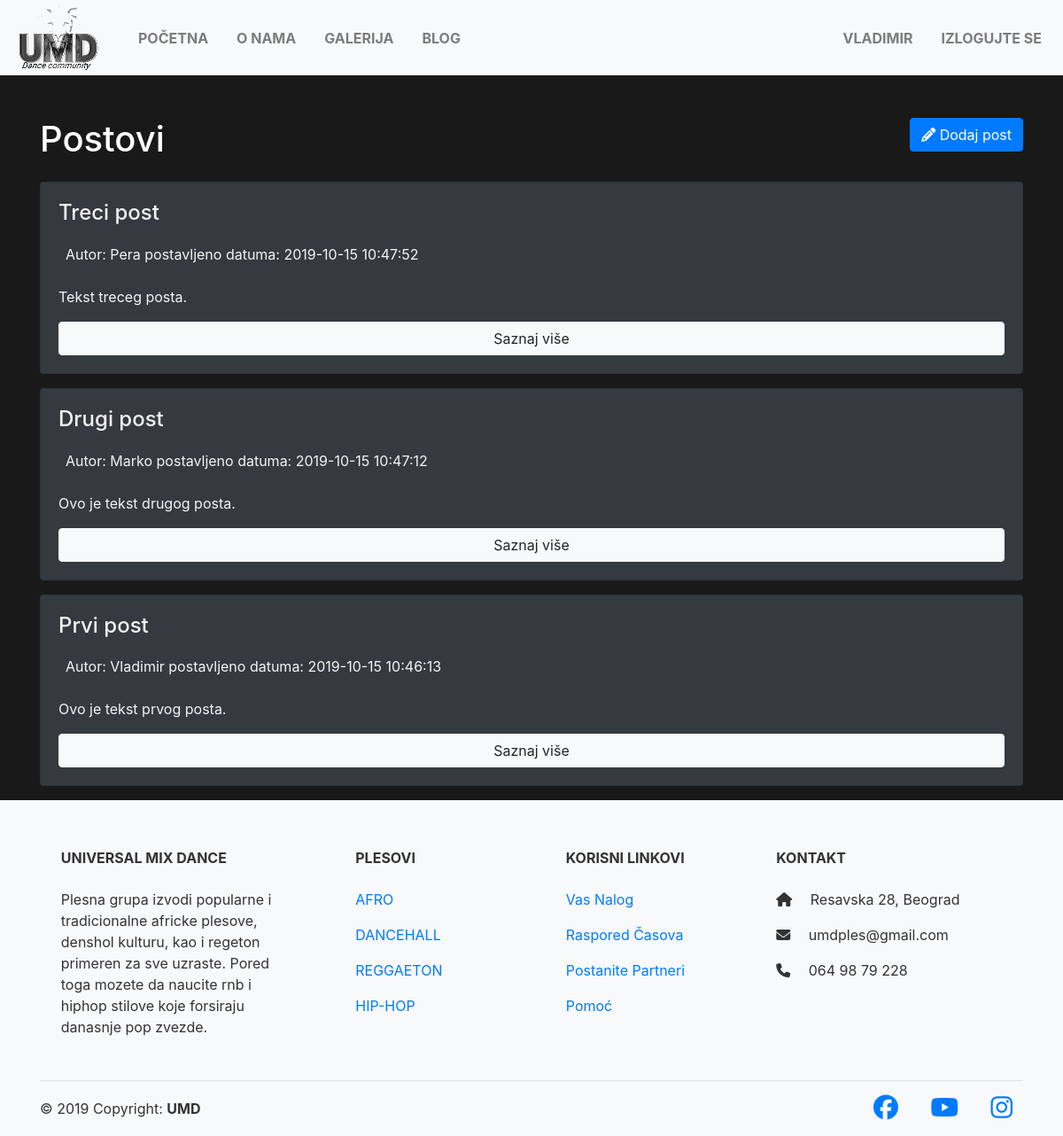
Page /posts/ (signed in) on the committed database.
### tables this page shows
CREATE TABLE `posts` (
  `id` int(11) NOT NULL,
  `user_id` int(11) NOT NULL,
  `title` varchar(255) NOT NULL,
  `body` text NOT NULL,
  `created_at` datetime NOT NULL DEFAULT current_timestamp()
);

CREATE TABLE `users` (
  `id` int(11) NOT NULL,
  `name` varchar(255) NOT NULL,
  `email` varchar(255) NOT NULL,
  `password` varchar(255) NOT NULL,
  `created_at` datetime NOT NULL DEFAULT current_timestamp()
);

### app/controllers/Posts.php (called while the page is built, shortened)
<?php
  class Posts extends Controller {
    public function __construct(){
      $this->postModel = $this->model('Post');
    }
    public function index(){
      $posts = $this->postModel->getPosts();
      $data = [
        'posts' => $posts
      ];
      $this->view('posts/index', $data);
    }
  }

### app/libraries/Core.php (called while the page is built, shortened)
<?php
  class Core {
    protected $currentMethod = 'index';
    public function __construct(){
      $url = $this->getUrl();
      if(file_exists('../app/controllers/' . ucwords($url[0]). '.php')){
        unset($url[0]);
      }
      $this->currentController = new $this->currentController;
      $this->params = $url ? array_values($url) : [];
      call_user_func_array([$this->currentController, $this->currentMethod], $this->params);
    }
    public function getUrl(){
      if(isset($_GET['url'])){
        $url = rtrim($_GET['url'], '/');
        $url = filter_var($url, FILTER_SANITIZE_URL);
        $url = explode('/', $url);
        return $url;
      }
    }
  }

### public/index.php (called while the page is built, shortened)
<?php
    $init = new Core;

### app/libraries/Database.php (called while the page is built, shortened)
<?php
  class Database {
    private $host = DB_HOST;
    private $user = DB_USER;
    private $pass = DB_PASS;
    private $dbname = DB_NAME;
    private $dbh;
    private $stmt;
    public function __construct(){
      $dsn = 'mysql:host=' . $this->host . ';dbname=' . $this->dbname;
      $options = array(
        PDO::ATTR_PERSISTENT => true,
        PDO::ATTR_ERRMODE => PDO::ERRMODE_EXCEPTION
      );
      try{
        $this->dbh = new PDO($dsn, $this->user, $this->pass, $options);
      } catch(PDOException $e){
        $this->error = $e->getMessage();
        echo $this->error;
      }
    }
    public function query($sql){
      $this->stmt = $this->dbh->prepare($sql);
    }
    public function execute(){
      return $this->stmt->execute();
    }
    public function resultSet(){
      $this->execute();
      return $this->stmt->fetchAll(PDO::FETCH_OBJ);
    }
  }

### app/models/Post.php (called while the page is built, shortened)
<?php
  class Post {
    private $db;
    public function __construct(){
      $this->db = new Database;
    }
    public function getPosts(){
      $this->db->query('SELECT *,
                        posts.id as postId,
                        users.id as userId,
                        posts.created_at as postCreated,
                        users.created_at as userCreated
                        FROM posts
                        INNER JOIN users
                        ON posts.user_id = users.id
                        ORDER BY posts.created_at DESC
                        ');
      $results = $this->db->resultSet();
      return $results;
    }
  }

### app/views/posts/index.php (the view, shortened to what this page needs)
<?php require APPROOT . '/views/inc/header.php'; ?>
  <div class="container mt-5">
    <div class="row mb-3 mt-5">
      <div class="col-6">
        <h1>Postovi</h1>
      </div>
      <div class="col-6">
        <a href="<?php echo URLROOT; ?>/posts/add" class="btn btn-primary float-right">
          <i class="fa fa-pencil"></i> Dodaj post
        </a>
      </div>
    </div>
    <?php foreach($data['posts'] as $post) : ?>
      <div class="card card-body mb-3 bg-dark">
        <h4 class="card-title"><?php echo $post->title; ?></h4>
        <div class="p-2 mb-3">
          Autor: <?php echo $post->name; ?> postavljeno datuma: <?php echo $post->postCreated; ?>
        </div>
        <p class="card-text"><?php echo $post->body; ?></p>
        <a href="<?php echo URLROOT; ?>/posts/show/<?php echo $post->postId; ?>" class="btn btn-light">Saznaj više</a>
      </div>
    <?php endforeach; ?>
  </div>
<?php require APPROOT . '/views/inc/footer.php'; ?>

### app/libraries/Controller.php (shortened to what this page needs)
<?php
  class Controller {
    public function view($view, $data = []){
      if(file_exists('../app/views/' . $view . '.php')){
        require_once '../app/views/' . $view . '.php';
      } else {
        die('View ne postoji');
      }
    }
  }

### app/views/inc/header.php (shortened to what this page needs)
<!DOCTYPE html>
<html lang="en">
<head>
  <link rel="stylesheet" href="https://stackpath.bootstrapcdn.com/bootstrap/4.3.1/css/bootstrap.min.css">
  <link rel="stylesheet" href="<?php echo URLROOT; ?>/css/style.css">
  <link href="<?php echo URLROOT; ?>/css/lightbox.min.css" rel="stylesheet" />
</head>
<body>
  <?php require APPROOT . '/views/inc/navbar.php'; ?>

### app/views/inc/navbar.php (shortened to what this page needs)
<nav class="navbar navbar-expand-md navbar-light bg-light p-0 pl-3 text-uppercase font-weight-bold">
  <a class="navbar-brand" href="<?php echo URLROOT; ?>/pages/">
    <img src="../public/img/dance.jpg" alt="logo">
  </a>
  <div class="collapse navbar-collapse" id="navbarSupportedContent">
    <ul class="navbar-nav ">
      <li class="nav-item ml-3">
        <a class="nav-link" href="<?php echo URLROOT; ?>/pages/">Početna <span class="sr-only">(current)</span></a>
      </li>
      <li class="nav-item ml-3">
        <a class="nav-link" href="<?php echo URLROOT; ?>/pages/about">O nama</a>
      </li>
      <li class="nav-item ml-3">
        <a class="nav-link" href="<?php echo URLROOT; ?>/pages/gallery">Galerija</a>
      </li>
     <?php if(isset($_SESSION['user_id'])) : ?>
      <li class="nav-item ml-3">
        <a class="nav-link" href="<?php echo URLROOT; ?>/posts/">Blog</a>
      </li>
      <?php else : ?>
      <li class="nav-item ml-3">
        <a class="nav-link" href="<?php echo URLROOT; ?>/users/register">Blog</a>
      </li>
      <?php endif; ?>
    </ul>
    <ul class="navbar-nav ml-auto">
      <?php if(isset($_SESSION['user_id'])) : ?>
      <li class="nav-item mr-3">
        <a class="nav-link" href="#"><?php echo $_SESSION['user_name']; ?></a>
      </li>
      <li class="nav-item mr-3">
        <a class="nav-link" href="<?php echo URLROOT; ?>/users/logout">Izlogujte se</a>
      </li>
      <?php endif; ?>
    </ul>
  </div>
</nav>

### app/views/inc/footer.php (shortened to what this page needs)
<footer class="page-footer font-small mdb-color pt-4 bg-light">
  <div class="container text-center text-md-left">
    <div class="row text-center text-md-left mt-3 pb-3">
      <div class="col-md-3 col-lg-3 col-xl-3 mx-auto mt-3">
        <h6 class="text-uppercase mb-4 font-weight-bold">UNIVERSAL MIX DANCE</h6>
        <p>Plesna grupa izvodi popularne i tradicionalne africke plesove, denshol kulturu, kao i regeton primeren za sve uzraste. Pored toga mozete da naucite rnb i hiphop stilove koje forsiraju danasnje pop zvezde.</p>
      </div>
      <div class="col-md-2 col-lg-2 col-xl-2 mx-auto mt-3">
        <h6 class="text-uppercase mb-4 font-weight-bold">Plesovi</h6>
        <p>
          <a href="#!">AFRO</a>
        </p>
        <p>
          <a href="#!">DANCEHALL</a>
        </p>
        <p>
          <a href="#!">REGGAETON</a>
        </p>
        <p>
          <a href="#!">HIP-HOP</a>
        </p>
      </div>
      <div class="col-md-3 col-lg-2 col-xl-2 mx-auto mt-3">
        <h6 class="text-uppercase mb-4 font-weight-bold">KORISNI LINKOVI</h6>
        <p>
          <a href="#!">Vas Nalog</a>
        </p>
        <p>
          <a href="#!">Raspored Časova</a>
        </p>
        <p>
          <a href="#!">Postanite Partneri</a>
        </p>
        <p>
          <a href="#!">Pomoć</a>
        </p>
      </div>
      <div class="col-md-4 col-lg-3 col-xl-3 mx-auto mt-3">
        <h6 class="text-uppercase mb-4 font-weight-bold">Kontakt</h6>
        <p>
          <i class="fas fa-home mr-3"></i> Resavska 28, Beograd</p>
        <p>
          <i class="fas fa-envelope mr-3"></i> umdples@gmail.com</p>
        <p>
          <i class="fas fa-phone mr-3"></i> 064 98 79 228</p>
      </div>
    </div>
    <hr>
    <div class="row d-flex align-items-center">
      <div class="col-md-7 col-lg-8">
        <p class="text-center text-md-left">© 2019 Copyright:
            <strong>UMD</strong>
        </p>
      </div>
      <div class="col-md-5 col-lg-4 ml-lg-0">
        <div class="text-center text-md-right">
          <ul class="list-unstyled list-inline">
            <li class="list-inline-item">
              <a class="btn-floating btn-sm rgba-white-slight mx-1" href="https://www.facebook.com/pg/umdworld/about/" target="_blank">
                <i class="fab fa-facebook fa-2x"></i>
              </a>
            </li>
            <li class="list-inline-item">
              <a class="btn-floating btn-sm rgba-white-slight mx-1" href="https://www.youtube.com/channel/UCAqnKcFBHCrg66uPjRf5nIw" target="_blank">
                <i class="fab fa-youtube fa-2x"></i>
              </a>
            </li>
            <li class="list-inline-item">
              <a class="btn-floating btn-sm rgba-white-slight mx-1" href="https://www.instagram.com/umdworld/" target="_blank">
                <i class="fab fa-instagram fa-2x"></i>
              </a>
            </li>
          </ul>
        </div>
      </div>
    </div>
  </div>
</footer>
</body>
</html>

### public/css/style.css (style rules this page uses)
body { background: rgba(0, 0, 0, 0.9); margin: 0; color: #fff; }
.bg-light { background: #f4f4f4; color: #333; }
.bg-dark { background: #333; color: #f4f4f4; }

### rows in the picture
posts: title "Treci post", user.name "Pera", created_at "2019-10-15 10:47:52", body "Tekst treceg posta."
posts: title "Drugi post", user.name "Marko", created_at "2019-10-15 10:47:12", body "Ovo je tekst drugog posta."
posts: title "Prvi post", user.name "Vladimir", created_at "2019-10-15 10:46:13", body "Ovo je tekst prvog posta."

### other values in the picture
$_SESSION['user_name'] "VLADIMIR"
